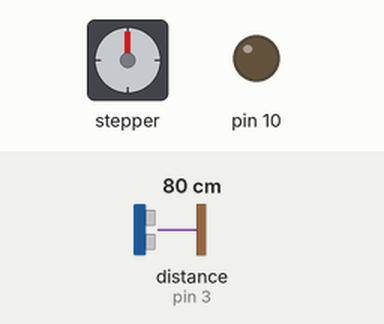
This sketch was run on a simulated Arduino Uno, built with avr-gcc and run on an emulated ATmega328P. Shown: stepper motor, output pins drawn as LEDs (lit = HIGH). Wiring (inferred from the names in the program): ultrasonic range finder: trigger pin 2; echo pin 3; stepper motor (200 steps per turn assumed): coils pin 4, pin 5, pin 6, pin 7. Inputs (shaded band) come from the test bench; at power-on: distance to the obstacle (sensor on pin 3) 80 cm. The echo pulse lasts 58.3 µs per cm; pins used as bus, display or sensor lines are not drawn; what the sketch prints to the serial monitor is not drawn.

Above: at 0.05 s.
Timing chart, 0 to 3.0 s (numbered marks = the images above):
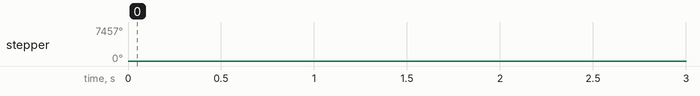

The sketch:

splitflap.ino
```cpp
// Connect the port of the stepper motor driver
int outPorts[] = {4, 5, 6, 7};

// define parameters for ultrasonic sensor
#define trigPin 2 // define TrigPin
#define echoPin 3 // define EchoPin.
#define MAX_DISTANCE 700 // Maximum sensor distance is rated at 400-500cm.
float timeOut = MAX_DISTANCE * 60;
int soundVelocity = 340; // define sound speed=340m/s
int past[] = {200,200,200,200,200,200};
bool infront = false;
bool comfy = false;
int waiting = 0;

void setup() {
  // set pins to output
  for (int i = 0; i < 6; i++) {
    pinMode(outPorts[i], OUTPUT);
  }
  pinMode(trigPin,OUTPUT);// set trigPin to output mode
  pinMode(echoPin,INPUT); // set echoPin to input mode
  Serial.begin(115200);   // Open serial monitor at 115200 baud to see ping results.
}

void loop(){
  for (int i = 0; i < 5; i++) {
    past[i] = past[i+1];
  }
  past[5] = getSonar();
  infront = false;
  for(int i=0;i<6;i++)
    if (past[i] < 100)
      infront = true;

  if (infront) {
    waiting = waiting + 1;
    Serial.print("\nin front, waiting ");
    Serial.print(waiting);
    if (waiting > 200) {
      moveAngle(true, 8, 1);
    }
    else if (waiting > 150 && waiting % 2 == 0) {
        moveAngle(true, 4, 1);
    }
    else if (waiting > 100 && waiting % 4 == 0) {
        moveAngle(true, 4, 1);
    }
    delay(100);
  }
  else {
    waiting = 0;
    moveAngle(true, 8, 1);
  }
}

void moveSteps(bool dir, int steps, byte ms) {
  for (unsigned long i = 0; i < steps; i++) {
    moveOneStep(dir); // Rotate a step
    delay(constrain(ms,3,20));        // Control the speed
  }
}

float getSonar() {
  unsigned long pingTime;
  float distance;
  // make trigPin output high level lasting for 10μs to triger HC_SR04
  digitalWrite(trigPin, HIGH);
  delayMicroseconds(10);
  digitalWrite(trigPin, LOW);
  // Wait HC-SR04 returning to the high level and measure out this waitting time
  pingTime = pulseIn(echoPin, HIGH, timeOut);
  // calculate the distance according to the time
  distance = (float)pingTime * soundVelocity / 2 / 10000;
  return distance; // return the distance value
}

void moveOneStep(bool dir) {
  // Define a variable, use four low bit to indicate the state of port
  static byte out = 0x01;
  // Decide the shift direction according to the rotation direction
  if (dir) { // ring shift left
    out!=0x08? out=out<<1:out=0x01;
  }
  else { // ring shift right
    out!=0x01? out=out>>1:out=0x08;
  }
  // Output singal to each port
  for (int i = 0; i < 4; i++) {
    digitalWrite(outPorts[i], (out & (0x01 << i)) ? HIGH : LOW);
  }
}

void moveAround(bool dir, int turns, byte ms){
  for(int i=0;i<turns;i++)
    moveSteps(dir,32*64,ms);
}

void moveAngle(bool dir, int angle, byte ms){
  moveSteps(dir,(angle*32*64/360),ms);
}
```
